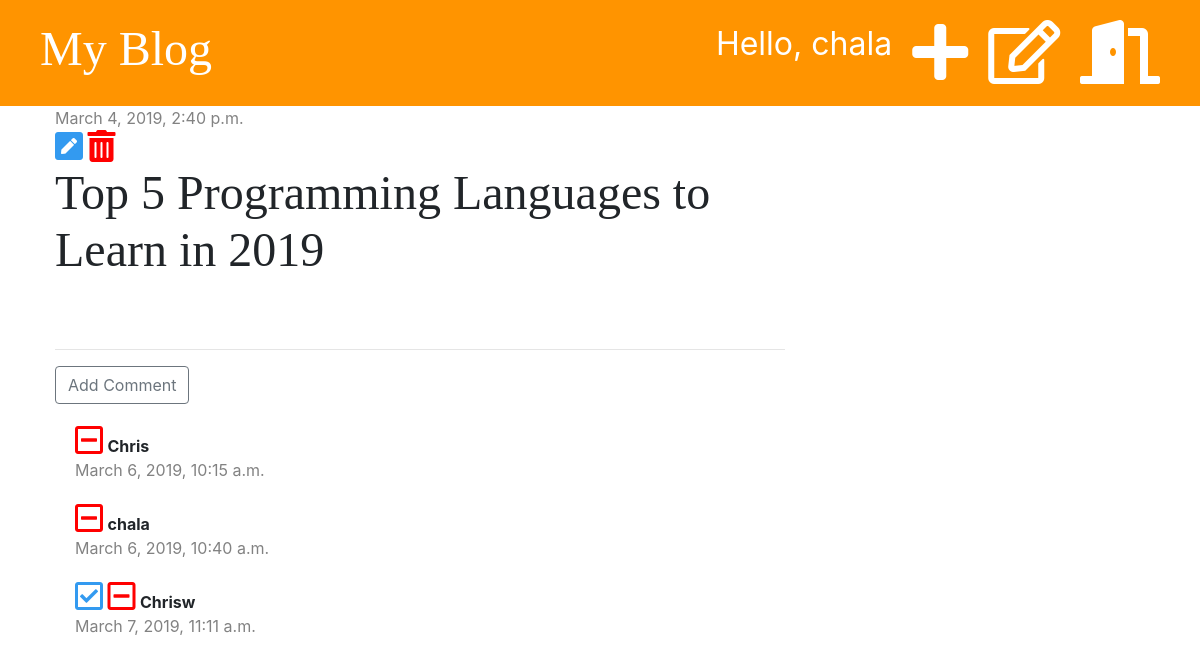
Page /post/2/ (signed in) on the committed database.
### blog/models.py (models this page shows, shortened)
class Post(models.Model):
    author = models.ForeignKey('auth.User', on_delete=models.CASCADE)
    title = models.CharField(max_length=200)
    text = models.TextField()
    created_date = models.DateTimeField(default=timezone.now)
    published_date = models.DateTimeField(blank=True, null=True)

class Comment(models.Model):
    post = models.ForeignKey('blog.Post', on_delete=models.CASCADE, related_name='comments')
    author = models.CharField(max_length=200)
    text = models.TextField()
    created_date = models.DateTimeField(default=timezone.now)
    approved = models.BooleanField(default=False)

### blog/views.py (the view)
# urls.py: path('post/<int:pk>/', views.post_detail, name='post_detail'),
def post_detail(request, pk):
    post = get_object_or_404(Post, pk=pk)
    stuff_for_frontend = {'post': post}
    return render(request, 'blog/post_detail.html', stuff_for_frontend)

### blog/templatetags/markdownify.py (called while the page is built)
@register.filter
def markdown(value):
    renderer = HighlightRenderer()
    markdown = mistune.Markdown(renderer=renderer)
    return markdown(value)

### blog/templates/blog/post_detail.html (shortened to what this page needs)
{% extends 'blog/base.html' %}
{% load markdownify %}
{% block content %}
    <div class="post">
        {% if post.published_date %}
            <div class="date">
                {{ post.published_date }}
            </div>
        {% else %}
            <a href="{% url 'post_publish' pk=post.pk %}" class="btn btn-primary">Publish</a>
        {% endif %}
        {% if user.is_authenticated %}
            <a href="{% url 'post_edit' pk=post.pk %}"><i class="fas fa-pen-square fa-2x" style="color: #339af0;"></i></a>
            {% if user.is_superuser %}
                <a href="{% url 'post_delete' pk=post.pk %}" style="color: red;"
                    onclick="return confirm('Are you sure you want to delete this post?')"><i class="fas fa-trash-alt fa-2x"></i></a>
            {% endif %}
        {% endif %}
        <h1>{{ post.title }}</h1>
    </div>
    <hr>
    <a href="{% url 'add_comment_to_post' pk=post.pk %}" class="btn btn-outline-secondary">Add Comment</a>
    {% for comment in post.comments.all %}
        {% if user.is_authenticated or comment.approved %}
            <div class="comment">
                {% if not comment.approved and user.is_superuser %}
                    <a href="{% url 'comment_approve' pk=comment.pk %}" style="color: #339af0;"><i class="far fa-check-square fa-2x"></i></a>
                    <a href="{% url 'comment_remove' pk=comment.pk %}" style="color: red;"><i class="far fa-minus-square fa-2x"></i></a>
                    {% elif user.is_superuser %}
                        <a href="{% url 'comment_remove' pk=comment.pk %}" style="color: red;"><i class="far fa-minus-square fa-2x"></i></a>
                {% endif %}
                <strong>{{ comment.author }}</strong>
                <div class="date">
                    <p>{{ comment.created_date }}</p>
                </div>
            </div>
        {% endif %}
    {% empty %}
        <p>No Comments..</p>
    {% endfor %}
{% endblock %}

### blog/templates/blog/base.html (shortened to what this page needs)
{% load staticfiles %}
<!DOCTYPE html>
<html lang="en">
<head>
    <link rel="stylesheet" href="https://stackpath.bootstrapcdn.com/bootstrap/4.3.1/css/bootstrap.min.css">
    <link rel="stylesheet" href="{% static 'css/blog.css' %}">
    <link rel="stylesheet" href="https://use.fontawesome.com/releases/v5.7.2/css/all.css">
    <link rel="stylesheet" href="{% static 'css/zenburn.css' %}">
</head>
<body>
<div class="page-header">
    {% if user.is_authenticated %}
        <a href="{% url 'logout' %}" class="top-menu"><i class="fas fa-door-open fa-2x"></i></a>
        <a href="{% url 'post_draft_list' %}" class="top-menu"><i class="far fa-edit fa-2x"></i></a>
        <a href="{% url 'post_new' %}" class="top-menu"><i class="fas fa-plus fa-2x"></i></a>
        <p class="top-menu">Hello, {{ user.username }}</p>
    {% else %}
        <a href="{% url 'login' %}" class="top-menu"><i class="fas fa-sign-in-alt fa-2x"></i></a>
    {% endif %}
    <h1><a href="{% url 'post_list' %}">My Blog</a></h1>
</div>
<div class="content container">
    <div class="row">
        <div class="col-md-8">
            {% block content %}
            {% endblock %}
        </div>
    </div>
</div>
</body>
</html>

### blog/static/css/blog.css (style rules this page uses)
.page-header { background-color: #ff9400; margin-top: 0; padding: 20px 20px 20px 40px; }
.page-header h1, .page-header h1 a { color: #ffffff; font-size: 36pt; text-decoration: none; }
.content { margin-left: 40px; }
h1, h2, h3, h4 { font-family: 'Tangerine', 'Inconsolata', 'Droid Sans', serif; font-size: 48px; }
.date { color: #828282; }
.post { margin-bottom: 70px; }
.top-menu, .top-menu:hover { color: #ffffff; float: right; font-size: 24pt; margin-right: 20px; }
.comment { margin: 20px 0px 20px 20px; }

### rows in the picture
Post: published_date "March 4, 2019, 2:40 p.m.", title "Top 5 Programming Languages to Learn in 2019"
Comment: approved True (drawn), author "Chris", created_date "March 6, 2019, 10:15 a.m."
Comment: approved True (drawn), author "chala", created_date "March 6, 2019, 10:40 a.m."
Comment: approved False (drawn), author "Chrisw", created_date "March 7, 2019, 11:11 a.m."

### other values in the picture
{{ user.username }} "chala"
